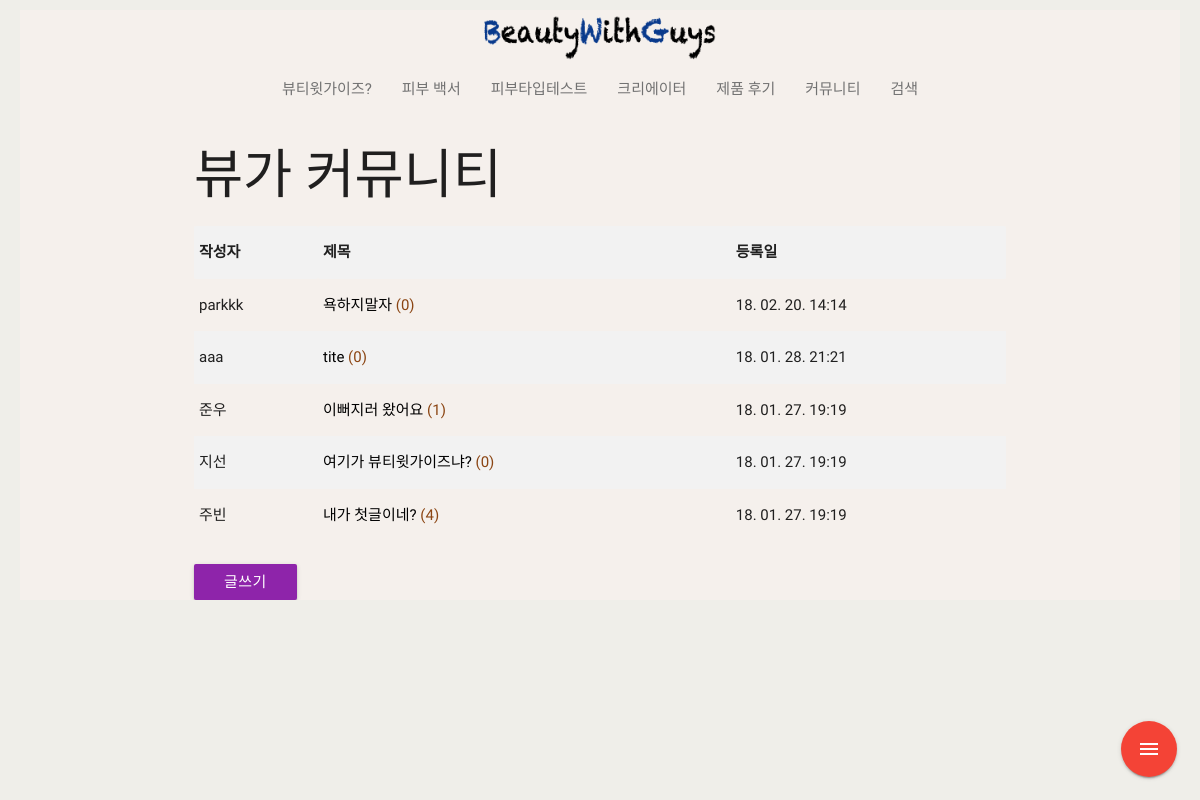
The page /post/ (signed in) on the database its author committed.
### post/models.py (models this page shows, shortened)
class Post(models.Model):
    tag = models.ManyToManyField(Tag, blank=True, null=True)
    hashtag = models.CharField(max_length=10)
    user = models.CharField(max_length=20)
    title = models.CharField(max_length=50)
    content = models.TextField()
    created_at = models.DateTimeField(
        auto_now_add=True,
    )
    updated_at = models.DateTimeField(
        auto_now=True,
    )
    file = models.FileField(blank=True)
    photo = models.ImageField(blank=True, upload_to="blog/%Y/%m/%d")

### post/views.py (the view)
# urls.py: path('', views.post_list, name='post_list'),
def post_list(request):
    posts = Post.objects.all().order_by('-pk')
    paginator = Paginator(posts, 15)
    page = request.GET.get('page')
    try:
        posts = paginator.page(page)
    except PageNotAnInteger:
        posts = paginator.page(1)
    except EmptyPage:
        posts = paginator.page(paginator.num_pages)
    ctx = {
        'posts': posts,
    }
    return render(request, 'post/post_list.html', ctx)

### post/templates/post/post_list.html (shortened to what this page needs)
{% extends 'base.html' %}
{% load static %}
{% block content %}
        <h2>뷰가 커뮤니티</h2>
        <table class="striped">
            <tr><th>작성자</th><th>제목</th><th>등록일</th></tr>
            {% for post in posts %}
            <tr>
                <td>{{ post.user }}</td>
                <td><a href = "{% url 'post:post_detail' post.pk %}">
                    <span style="overflow:hidden;">{{ post.title }}</span>
                    <span style="color:saddlebrown;">({{ post.comment_set.count }})</span></a></td>
                <td>{{ post.created_at|date:"y. m. j. G:H" }}</td>
            </tr>
            {% endfor %}
        </table>
<br>
<a href="{% url 'post:post_write' %}"><button class="btn purple darken-1">글쓰기</button></a>
{% endblock %}

### main/static/css/post_css.css (style rules this page uses)
.striped a { color:black; }

### rows shown on the page
Post: user "parkkk", title "욕하지말자", comment_set.count "0", created_at "18. 02. 20. 14:14"
Post: user "aaa", title "tite", comment_set.count "0", created_at "18. 01. 28. 21:21"
Post: user "준우", title "이뻐지러 왔어요", comment_set.count "1", created_at "18. 01. 27. 19:19"
Post: user "지선", title "여기가 뷰티윗가이즈냐?", comment_set.count "0", created_at "18. 01. 27. 19:19"
Post: user "주빈", title "내가 첫글이네?", comment_set.count "4", created_at "18. 01. 27. 19:19"
